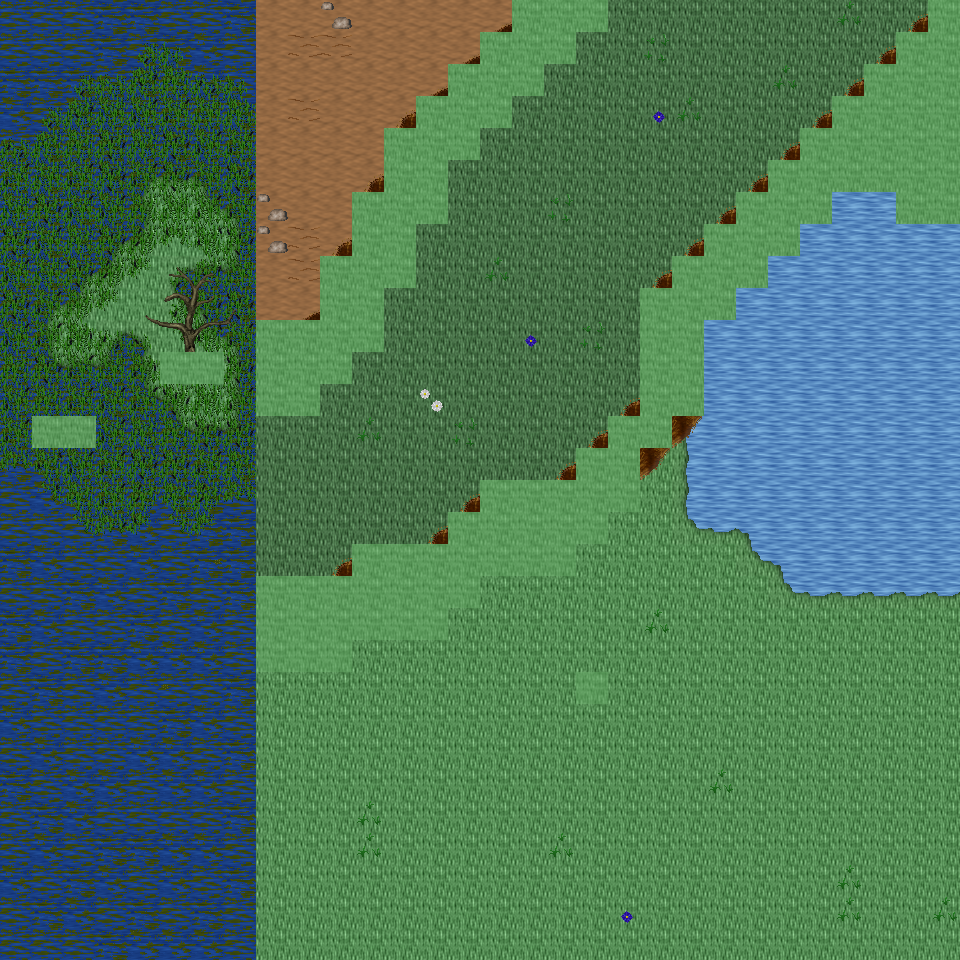

The image is a tile-based game level rendered from a .tmx file. Its description and source (layers, tilesets, objects; grid data summarised) follow:
An orthogonal 30x30 tile map with 32x32 px tiles, 6 tile layers (Ground, Object, Object2, Above, ...), 33 tilesets and 4 objects (4x mapExit).

<map version="1.0" orientation="orthogonal" renderorder="right-down" width="30" height="30" tilewidth="32" tileheight="32" nextobjectid="5">
  <tileset firstgid="1" name="tileset_ground_ground" tilewidth="32" tileheight="32" tilecount="33" columns="3">
    <image source="../drawable/tileset_ground_ground.png" width="96" height="352" />
  </tileset>
  <tileset firstgid="34" name="tileset_ground_ice_ice" tilewidth="32" tileheight="32" tilecount="3" columns="3">
    <image source="../drawable/tileset_ground_ice_ice.png" width="96" height="32" />
  </tileset>
  <tileset firstgid="37" name="tileset_ground_water_pool" tilewidth="32" tileheight="32" tilecount="72" columns="3">
    <image source="../drawable/tileset_ground_water_pool.png" width="96" height="768" />
  </tileset>
  <tileset firstgid="109" name="tileset_ground_grass_edges" tilewidth="32" tileheight="32" tilecount="36" columns="12">
    <image source="../drawable/tileset_ground_grass_edges.png" width="384" height="96" />
  </tileset>
  <tileset firstgid="145" name="tileset_ground_ridge_ice_2" tilewidth="32" tileheight="32" tilecount="42" columns="7">
    <image source="../drawable/tileset_ground_ridge_ice_2.png" width="224" height="192" />
  </tileset>
  <tileset firstgid="187" name="tileset_ground_ridge_earth_dark" tilewidth="32" tileheight="32" tilecount="96" columns="12">
    <image source="../drawable/tileset_ground_ridge_earth_dark.png" width="384" height="256" />
  </tileset>
  <tileset firstgid="283" name="tileset_ground_rock_pebbles" tilewidth="32" tileheight="32" tilecount="3" columns="1">
    <image source="../drawable/tileset_ground_rock_pebbles.png" width="32" height="96" />
  </tileset>
  <tileset firstgid="286" name="tileset_plant_grasses" tilewidth="32" tileheight="32" tilecount="6" columns="3">
    <image source="../drawable/tileset_plant_grasses.png" width="96" height="64" />
  </tileset>
  <tileset firstgid="292" name="tileset_plant_bush_bushes" tilewidth="32" tileheight="32" tilecount="10" columns="5">
    <image source="../drawable/tileset_plant_bush_bushes.png" width="160" height="64" />
  </tileset>
  <tileset firstgid="302" name="tileset_ground_cobbled_paving" tilewidth="32" tileheight="32" tilecount="1" columns="1">
    <image source="../drawable/tileset_ground_cobbled_paving.png" width="32" height="32" />
  </tileset>
  <tileset firstgid="303" name="tileset_ground_grass_corners" tilewidth="32" tileheight="32" tilecount="24" columns="6">
    <image source="../drawable/tileset_ground_grass_corners.png" width="192" height="128" />
  </tileset>
  <tileset firstgid="327" name="tileset_plant_flower_daisy_white" tilewidth="32" tileheight="32" tilecount="8" columns="2">
    <image source="../drawable/tileset_plant_flower_daisy_white.png" width="64" height="128" />
  </tileset>
  <tileset firstgid="335" name="tileset_plant_flower_daisy_blue" tilewidth="32" tileheight="32" tilecount="8" columns="2">
    <image source="../drawable/tileset_plant_flower_daisy_blue.png" width="64" height="128" />
  </tileset>
  <tileset firstgid="343" name="tileset_item_armor_sword_rack" tilewidth="32" tileheight="32" tilecount="4" columns="2">
    <image source="../drawable/tileset_item_armor_sword_rack.png" width="64" height="64" />
  </tileset>
  <tileset firstgid="347" name="tileset_plant_stump_small_stump" tilewidth="32" tileheight="32" tilecount="4" columns="2">
    <image source="../drawable/tileset_plant_stump_small_stump.png" width="64" height="64" />
  </tileset>
  <tileset firstgid="351" name="tileset_item_postbox" tilewidth="32" tileheight="32" tilecount="4" columns="2">
    <image source="../drawable/tileset_item_postbox.png" width="64" height="64" />
  </tileset>
  <tileset firstgid="355" name="tileset_item_armor_weapons_rack" tilewidth="32" tileheight="32" tilecount="18" columns="9">
    <image source="../drawable/tileset_item_armor_weapons_rack.png" width="288" height="64" />
  </tileset>
  <tileset firstgid="373" name="tileset_item_pot_pot_golden_centred" tilewidth="32" tileheight="32" tilecount="3" columns="3">
    <image source="../drawable/tileset_item_pot_pot_golden_centred.png" width="96" height="32" />
  </tileset>
  <tileset firstgid="376" name="tileset_logic_creature_orc" tilewidth="32" tileheight="32" tilecount="6" columns="6">
    <image source="../drawable/tileset_logic_creature_orc.png" width="192" height="32" />
  </tileset>
  <tileset firstgid="382" name="tileset_logic_creature_animal" tilewidth="32" tileheight="32" tilecount="32" columns="8">
    <image source="../drawable/tileset_logic_creature_animal.png" width="256" height="128" />
  </tileset>
  <tileset firstgid="414" name="tileset_logic_creature_gnome" tilewidth="32" tileheight="32" tilecount="6" columns="6">
    <image source="../drawable/tileset_logic_creature_gnome.png" width="192" height="32" />
  </tileset>
  <tileset firstgid="420" name="tileset_logic_portal" tilewidth="32" tileheight="32" tilecount="24" columns="8">
    <image source="../drawable/tileset_logic_portal.png" width="256" height="96" />
  </tileset>
  <tileset firstgid="444" name="tileset_logic_collision" tilewidth="32" tileheight="32" tilecount="1" columns="1">
    <image source="../drawable/tileset_logic_collision.png" width="32" height="32" />
  </tileset>
  <tileset firstgid="445" name="tileset_logic_creature_frogman" tilewidth="32" tileheight="32" tilecount="3" columns="3">
    <image source="../drawable/tileset_logic_creature_frogman.png" width="96" height="32" />
  </tileset>
  <tileset firstgid="448" name="tileset_ground_water_swamp_water" tilewidth="32" tileheight="32" tilecount="33" columns="3">
    <image source="../drawable/tileset_ground_water_swamp_water.png" width="96" height="352" />
  </tileset>
  <tileset firstgid="481" name="tileset_plant_grasses_swamp" tilewidth="32" tileheight="32" tilecount="42" columns="6">
    <image source="../drawable/tileset_plant_grasses_swamp.png" width="192" height="224" />
  </tileset>
  <tileset firstgid="523" name="tileset_plant_stump_hollow_logs" tilewidth="32" tileheight="32" tilecount="6" columns="3">
    <image source="../drawable/tileset_plant_stump_hollow_logs.png" width="96" height="64" />
  </tileset>
  <tileset firstgid="529" name="tileset_plant_tree_tree_darkgreen" tilewidth="32" tileheight="32" tilecount="88" columns="8">
    <image source="../drawable/tileset_plant_tree_tree_darkgreen.png" width="256" height="352" />
  </tileset>
  <tileset firstgid="617" name="tileset_plant_tree_dead_tree_3" tilewidth="32" tileheight="32" tilecount="16" columns="4">
    <image source="../drawable/tileset_plant_tree_dead_tree_3.png" width="128" height="128" />
  </tileset>
  <tileset firstgid="633" name="tileset_building_chimney_smoke" tilewidth="32" tileheight="32" tilecount="40" columns="4">
    <image source="../drawable/tileset_building_chimney_smoke.png" width="128" height="320" />
  </tileset>
  <tileset firstgid="673" name="tileset_building_huts" tilewidth="32" tileheight="32" tilecount="338" columns="26">
    <image source="../drawable/tileset_building_huts.png" width="832" height="416" />
  </tileset>
  <tileset firstgid="1011" name="tileset_logic_creature_fowl" tilewidth="32" tileheight="32" tilecount="6" columns="6">
    <image source="../drawable/tileset_logic_creature_fowl.png" width="192" height="32" />
  </tileset>
  <tileset firstgid="1017" name="tileset_logic_creature_elemental" tilewidth="32" tileheight="32" tilecount="16" columns="8">
    <image source="../drawable/tileset_logic_creature_elemental.png" width="256" height="64" />
  </tileset>
  <layer name="Ground" width="30" height="30">
    <data>[900 cells, 900 non-empty, 27 distinct tile ids]</data>
  </layer>
  <layer name="Object" width="30" height="30">
    <data>[900 cells, 177 non-empty, 28 distinct tile ids]</data>
  </layer>
  <layer name="Object2" width="30" height="30">
    <data>[900 cells, 119 non-empty, 27 distinct tile ids]</data>
  </layer>
  <layer name="Above" width="30" height="30">
    <data>[900 cells, 14 non-empty, 14 distinct tile ids]</data>
  </layer>
  <layer name="Above2" width="30" height="30">
    <data>[900 cells, 0 non-empty, 0 distinct tile ids]</data>
  </layer>
  <layer name="Walkable" width="30" height="30">
    <data>[900 cells, 119 non-empty, 1 distinct tile ids]</data>
  </layer>
  <objectgroup name="MapEvents">
    <object id="1" name="north" type="mapExit" x="0" y="0" width="512" height="32">
      <properties>
        <property name="map" value="level_0_x191_y44" />
        <property name="x" value="0" />
        <property name="y" value="28" />
      </properties>
    </object>
    <object id="2" name="north2" type="mapExit" x="608" y="0" width="320" height="32">
      <properties>
        <property name="map" value="level_0_x191_y44" />
        <property name="x" value="19" />
        <property name="y" value="28" />
      </properties>
    </object>
    <object id="3" name="south" type="mapExit" x="0" y="928" width="960" height="32">
      <properties>
        <property name="map" value="level_0_x191_y46" />
        <property name="x" value="0" />
        <property name="y" value="1" />
      </properties>
    </object>
    <object id="4" name="west" type="mapExit" x="0" y="0" width="32" height="960">
      <properties>
        <property name="map" value="level_0_x190_y45" />
        <property name="x" value="28" />
        <property name="y" value="0" />
      </properties>
    </object>
  </objectgroup>
</map>
